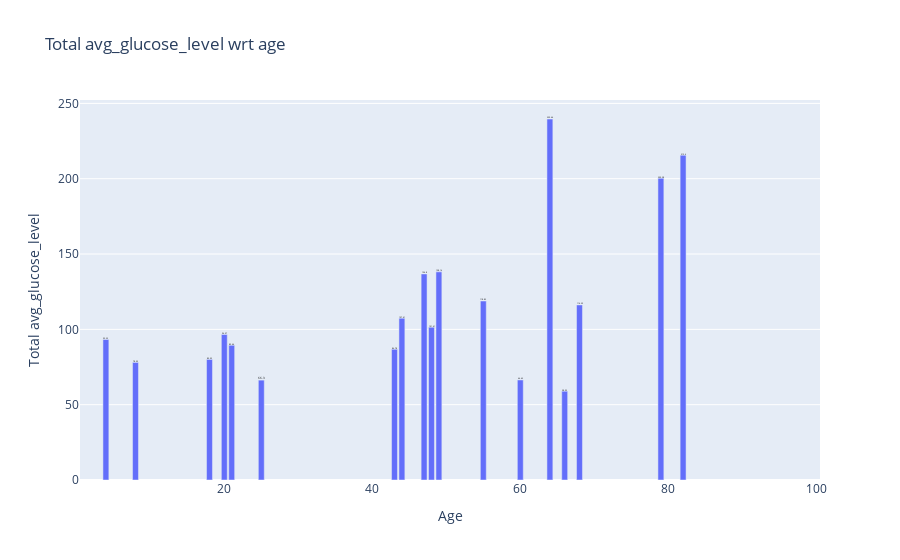

Notebook code cell kept with this figure:
### Code cell
import pandas as pd
dataset=pd.read_excel('avg_glucose_level.xlsx')
import plotly.graph_objects as go
fig = go.Figure(go.Bar(x=dataset.age,y=dataset.avg_glucose_level,text=dataset.avg_glucose_level,textposition='outside'))
fig.update_layout(title="Total avg_glucose_level wrt age",xaxis_title="Age",yaxis_title="Total avg_glucose_level")
fig.update_traces(textfont_size=10,textfont_color='black')
fig.show()

### Figure 1 — Plotly figure (JSON) as saved in the notebook; plotly's stock layout.template omitted (floating-point values rounded to 4 significant figures)
{"data": [{"text": [null, null, null, 93.25, null, null, null, 78.05, null, null, null, null, null, null, null, null, null, 80.05, null, 96.57, 89.44, null, null, null, 66.3, null, null, null, null, null, null, null, null, null, null, null, null, null, null, null, null, null, 86.78, 107.4, null, null, 136.8, 101.4, 138.2, null, null, null, null, null, 118.8, null, null, null, null, 66.42, null, null, null, 239.6, null, 58.95, null, 116.2, null, null, null, null, null, null, null, null, null, null, 200.3, null, null, 215.6, null, null, null, null, null, null, null, null, null, null, null, null, null, null, null, null, null, null], "textfont": {"color": "black", "size": 10}, "textposition": "outside", "type": "bar", "x": [1, 2, 3, 4, 5, 6, 7, 8, 9, 10, 11, 12, 13, 14, 15, 16, 17, 18, 19, 20, 21, 22, 23, 24, 25, 26, 27, 28, 29, 30, 31, 32, 33, 34, 35, 36, 37, 38, 39, 40, 41, 42, 43, 44, 45, 46, 47, 48, 49, 50, 51, 52, 53, 54, 55, 56, 57, 58, 59, 60, 61, 62, 63, 64, 65, 66, 67, 68, 69, 70, 71, 72, 73, 74, 75, 76, 77, 78, 79, 80, 81, 82, 83, 84, 85, 86, 87, 88, 89, 90, 91, 92, 93, 94, 95, 96, 97, 98, 99, 100], "y": [null, null, null, 93.25, null, null, null, 78.05, null, null, null, null, null, null, null, null, null, 80.05, null, 96.57, 89.44, null, null, null, 66.3, null, null, null, null, null, null, null, null, null, null, null, null, null, null, null, null, null, 86.78, 107.4, null, null, 136.8, 101.4, 138.2, null, null, null, null, null, 118.8, null, null, null, null, 66.42, null, null, null, 239.6, null, 58.95, null, 116.2, null, null, null, null, null, null, null, null, null, null, 200.3, null, null, 215.6, null, null, null, null, null, null, null, null, null, null, null, null, null, null, null, null, null, null]}], "layout": {"title": {"text": "Total avg_glucose_level wrt age"}, "xaxis": {"title": {"text": "Age"}}, "yaxis": {"title": {"text": "Total avg_glucose_level"}}}}
